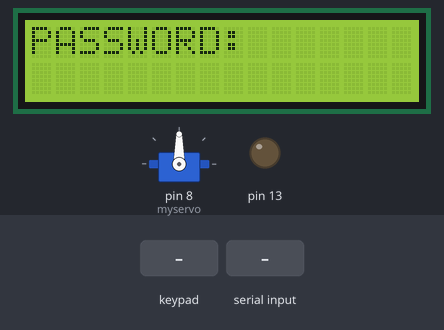
A sketch run on a simulated Arduino Uno, built with avr-gcc and run on an emulated ATmega328P. Shown: 16×2 character LCD, servo, output pins drawn as LEDs (lit = HIGH). The test bench sets the inputs (shaded band). What the sketch prints to the serial monitor is not drawn.

Above: at 1.2 s.
1.3 s: keypad keys 1 2 3 4 5 6 # pressed 0.4 s apart
At 4.8 s:
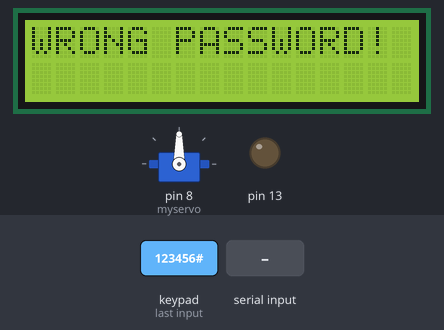
5.6 s: "o\n" received over the second serial link
At 6.9 s:
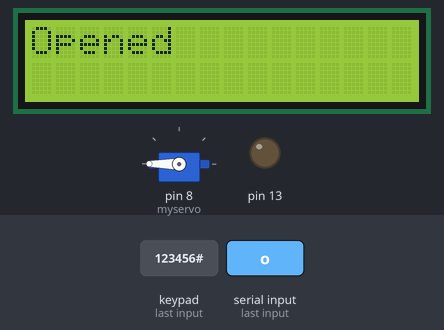
7.2 s: key 'A' pressed
At 8.0 s:
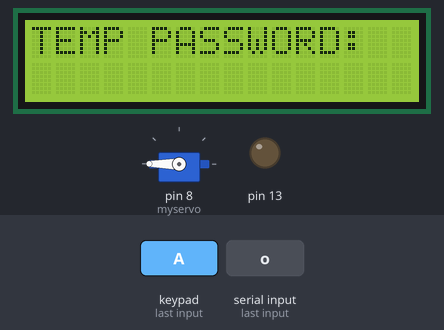
8.7 s: key 'C' pressed
At 9.5 s:
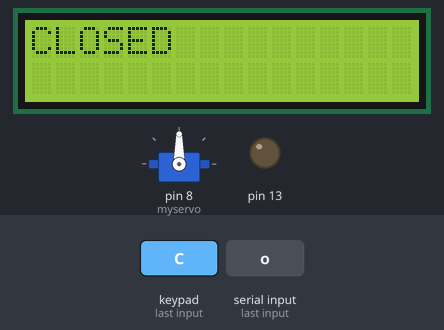
11.2 s: "l\n" received over the second serial link
At 11.5 s:
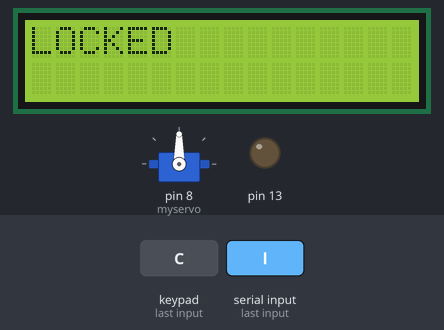
12.7 s: "u\n" received over the second serial link
At 13.5 s:
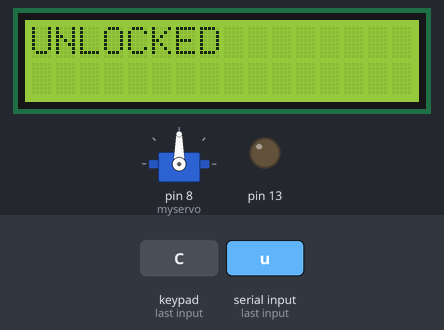
Timing chart, 0 to 15.7 s (numbered marks = the images above; inputs shaded):
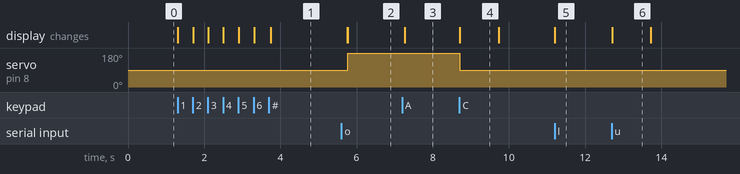

Measured:
- after the input at 1.3 s, the display: first changes at once (image 1 shows a later state)
- after the input at 5.6 s, servo on pin 8 (myservo): 90° → 180° after 0.17 s; the display: first differs from a run without the input after 0.17 s (image 2)
- after the input at 7.2 s, the display: changes after 0.06 s (image 3)
- after the input at 8.7 s, servo on pin 8 (myservo): 180° → 90° at once; the display: changes at once (image 4)
- after the input at 11.2 s, the display: changes at once (image 5)
- after the input at 12.7 s, the display: changes at once (image 6)
- what the display in image 4 shows lasts 1.0 s, from 8.7 s to 9.7 s

The sketch:

control_uno.ino
```cpp
#include <SoftwareSerial.h>
#include <Servo.h>
#include <Keypad.h>
#include <EEPROM.h>
#include <LiquidCrystal_I2C.h>
#include <Wire.h>

SoftwareSerial espSerial(3, 2);
String receivedString = "";

// Thiết lập cho LCD
LiquidCrystal_I2C lcd(0x27, 16, 2);

bool ESPconnectWifi = false;

bool isOpenedStored = false;  // Trạng thái cửa (mở hay đóng)
bool isLockedStored = false;  // Trạng thái khóa cửa (đã khóa hay chưa)
String passWordStored = "123456";
String tempPasswordStored = "";  // Mật khẩu tạm thời từ ESP8266

Servo myservo;
int pos = 0;

// Thiết lập cho keypad
const byte ROWS = 4;  // bốn hàng
const byte COLS = 4;  // bốn cột
char keys[ROWS][COLS] = {
  { '1', '2', '3', 'A' },
  { '4', '5', '6', 'B' },
  { '7', '8', '9', 'C' },
  { '*', '0', '#', 'D' }
};
byte rowPins[ROWS] = { 12, 11, 10, 9 };  // Chân cho các hàng
byte colPins[COLS] = { 7, 6, 5, 4 };     // Chân cho các cột
Keypad keypad = Keypad(makeKeymap(keys), rowPins, colPins, ROWS, COLS);

// Mật khẩu và trạng thái
char inputPassWord[7];
int posPassWord = 0;
bool checkPassWord = true;
bool checkStatus = false;
bool isTempPasswordMode = false;  // Cờ đánh dấu chế độ mật khẩu tạm thời

void setup() {
  Serial.begin(9600);
  espSerial.begin(4800);
  pinMode(3, INPUT);
  pinMode(2, OUTPUT);
  lcd.init();  // Khởi tạo LCD
  lcd.backlight();
  lcd.setCursor(0, 0);
  lcd.print("PASSWORD: ");
  lcd.setCursor(0, 1);

  myservo.attach(8);  // Gắn servo vào pin 8
  myservo.write(90);  // Đặt servo ở vị trí khóa (cửa đóng)
  pinMode(13, OUTPUT);
}

void loop() {

  receiveESPdata();  // Nhận dữ liệu từ ESP8266

  char key = keypad.getKey();  // Kiểm tra phím nhấn từ bàn phím
  if (key) {
    // Kiểm tra trạng thái cửa trước khi xử lý tín hiệu từ bàn phím
    if (key == 'C') {
      if (isOpenedStored) {  // Chỉ cho phép đóng cửa khi cửa đang mở
        closeDoor();
      } else {
        Serial.println("Cửa đã đóng rồi!");
      }
    } else if (key == '*') {
      lcd.clear();
      lcd.setCursor(0, 0);
      lcd.print("PASSWORD: ");
      lcd.setCursor(0, 1);
      memset(inputPassWord, 0, sizeof(inputPassWord));  // Reset mật khẩu nhập
      isTempPasswordMode = false;
      posPassWord = 0;
    } else if (key == 'A') {
      // Chuyển sang chế độ mật khẩu tạm thời
      isTempPasswordMode = !isTempPasswordMode;  // Chuyển đổi chế độ
      if (isTempPasswordMode) {
        Serial.println("Chế độ mật khẩu tạm thời đã kích hoạt. Nhập mật khẩu tạm thời mới.");
        lcd.clear();
        lcd.setCursor(0, 0);
        lcd.print("TEMP PASSWORD: ");
        lcd.setCursor(0, 1);
      } else {
        Serial.println("Chế độ mật khẩu tạm thời đã tắt.");
      }
    } else if (key == '#') {
      // Xử lý phím # để xác nhận mật khẩu (tùy vào chế độ)
      if (isTempPasswordMode) {
        processTempPassword();  // Xử lý xác nhận mật khẩu tạm thời
      } else {
        processPassword();  // Xử lý mật khẩu thường
      }
    } else {
      if (isLockedStored == false && isOpenedStored == false) {
        if (isTempPasswordMode) {
          handleTempPasswordInput(key);  // Xử lý nhập mật khẩu tạm thời
        } else {
          handleKeyInput(key);  // Xử lý nhập mật khẩu thường
        }
      }
    }
  }
}

// Các hàm xử lý khác
void processPassword() {
  String storedPassword = readPasswordFromEEPROM();  // Đọc từ EEPROM
  checkPassWord = true;

  if (storedPassword.length() != posPassWord) {
    checkPassWord = false;
  } else {
    for (int i = 0; i < posPassWord; i++) {
      if (storedPassword[i] != inputPassWord[i]) {
        checkPassWord = false;
        break;
      }
    }
  }

  if (checkPassWord && !checkStatus) {
    openDoor();
  } else {
    Serial.println("Mật khẩu sai!");  // In ra thông báo mật khẩu sai
    displayWrongPassword();
  }
}
void displayWrongPassword() {
  lcd.clear();
  lcd.setCursor(0, 0);
  lcd.print("WRONG PASSWORD!");
  delay(2000);
  lcd.clear();
  lcd.setCursor(0, 0);
  lcd.print("PASSWORD: ");
  lcd.setCursor(0, 1);
  memset(inputPassWord, 0, sizeof(inputPassWord));  // Reset input
  posPassWord = 0;
}

void handleKeyInput(char key) {
  if (posPassWord < sizeof(inputPassWord) - 1) {  // Đảm bảo không vượt quá kích thước mảng
    inputPassWord[posPassWord] = key;
    posPassWord++;
    lcd.setCursor(posPassWord - 1, 1);  // Set cursor to the next position
    lcd.print('*');                     // Display the entered key
  }
}

void handleTempPasswordInput(char key) {
  if (posPassWord < sizeof(inputPassWord) - 1) {  // Đảm bảo không vượt quá kích thước mảng
    inputPassWord[posPassWord] = key;             // Nhập mật khẩu tạm thời
    posPassWord++;
    lcd.setCursor(posPassWord - 1, 1);  // Set cursor to the next position
    lcd.print('*');                     // Display the entered key
  }
}

void processTempPassword() {
  if (tempPasswordStored == String(inputPassWord)) {  // So sánh với mật khẩu tạm thời
    Serial.println("Mật khẩu tạm thời chính xác. Mở cửa...");
    openDoor();  // Mở cửa nếu mật khẩu tạm thời đúng
  } else {
    displayWrongPassword();
    Serial.println("Mật khẩu tạm thời sai.");
  }

  // Reset mật khẩu nhập và thoát chế độ mật khẩu tạm thời
  memset(inputPassWord, 0, sizeof(inputPassWord));
  posPassWord = 0;
  isTempPasswordMode = false;
}

void receiveESPdata() {
  while (espSerial.available() > 0) {
    char receivedChar = espSerial.read();
    if (receivedChar == '\n') {  // Nhận được ký tự kết thúc
      receivedString.trim();
      processReceivedData(receivedString);  // Xử lý dữ liệu nhận được
      Serial.print("Nhận được: ");
      Serial.println(receivedString);  // In ra chuỗi nhận được
      receivedString = "";             // Xóa chuỗi để chuẩn bị nhận chuỗi mới
    } else {
      receivedString += receivedChar;  // Thêm ký tự vào chuỗi
    }
  }
}

// Hàm xử lý chuỗi nhận được từ ESP8266
void processReceivedData(String data) {
  if (data == "o") {
    if (!isOpenedStored) {  // Chỉ mở cửa nếu cửa chưa mở
      openDoor();
    } else {
      Serial.println("Cửa đã mở rồi!");
    }
  } else if (data == "c") {
    if (isOpenedStored) {  // Chỉ đóng cửa nếu cửa đang mở
      closeDoor();
    } else {
      Serial.println("Cửa đã đóng rồi!");
    }
  } else if (data == "l") {
    if (!isLockedStored) {  // Chỉ khóa cửa nếu cửa chưa bị khóa
      isLockedStored = true;
      lookDoor();
    } else {
      Serial.println("Cửa đã bị khóa rồi!");
    }
  } else if (data == "u") {
    if (isLockedStored) {  // Chỉ mở khóa cửa nếu cửa đang bị khóa
      isLockedStored = false;
      unlockDoor();
    } else {
      Serial.println("Cửa đã mở khóa rồi!");
    }
  } else if (data.startsWith("p")) {  // Cập nhật mật khẩu từ ESP
    String newPassword = data.substring(1);

    savePasswordToEEPROM(newPassword);  // Lưu vào EEPROM
    Serial.print("Mật khẩu đã được cập nhật: ");
    Serial.println(newPassword);


  } else if (data.startsWith("t")) {         // Kiểm tra tín hiệu bắt đầu với 't'
    tempPasswordStored = data.substring(1);  // Lấy chuỗi sau 't' làm tempPasswordStored
    Serial.print("Mật khẩu tạm thời được cập nhật: ");
    Serial.println(tempPasswordStored);
  } else if (data == "yw") {
    ESPconnectWifi = true;
    Serial.println("Thằng esp đang kết nối internet");
  } else if (data == "nw") {
    ESPconnectWifi = false;
    Serial.println("Thằng esp đang ko kết nối internet");
  } else {
    Serial.println("Dữ liệu nhận không hợp lệ.");
  }
}

void savePasswordToEEPROM(String password) {
  for (int i = 0; i < password.length(); i++) {
    EEPROM.write(i, password[i]);  // Lưu từng ký tự vào EEPROM
  }
  EEPROM.write(password.length(), '\0');  // Đánh dấu kết thúc chuỗi
  Serial.println("Mật khẩu đã lưu vào EEPROM.");
}

String readPasswordFromEEPROM() {
  String password = "";
  char ch;
  for (int i = 0; i < EEPROM.length(); i++) {
    ch = EEPROM.read(i);
    if (ch == '\0') break;  // Kết thúc chuỗi
    password += ch;
  }
  return password;
}

void openDoor() {
  if (isLockedStored) {  // Kiểm tra xem cửa có bị khóa không
    Serial.println("Cửa đã bị khóa! Vui lòng mở khóa trước khi mở.");
  } else {
    Serial.println("Cửa đã được mở");
    myservo.write(180);  // Mở cửa
    lcd.clear();
    lcd.setCursor(0, 0);
    lcd.print("Opened");
    espSerial.println('o');
    isOpenedStored = true;  // Đánh dấu cửa đã mở

    // Xoá mật khẩu nhập sau khi mở cửa
    memset(inputPassWord, 0, sizeof(inputPassWord));  // Reset mật khẩu nhập
    posPassWord = 0;                                  // Reset vị trí mật khẩu
  }
}

void closeDoor() {
  Serial.println("Cửa đã đóng");
  myservo.write(90);  // Đóng cửa
  lcd.clear();
  lcd.setCursor(0, 0);
  lcd.print("CLOSED");
  delay(1000);
  lcd.clear();
  lcd.setCursor(0, 0);
  lcd.print("PASSWORD: ");
  lcd.setCursor(0, 1);
  espSerial.println('c');
  isOpenedStored = false;  // Đánh dấu cửa đã đóng
}

void lookDoor() {
  Serial.println("Cửa đã bị khóa");
  isLockedStored = true;
  lcd.clear();
  lcd.setCursor(0, 0);
  lcd.print("LOCKED");
}

void unlockDoor() {
  Serial.println("Cửa đã mở khóa");
  isLockedStored = false;
  lcd.clear();
  lcd.setCursor(0, 0);
  lcd.print("UNLOCKED");
  delay(1000);
  lcd.clear();
  lcd.setCursor(0, 0);
  lcd.print("PASSWORD: ");
  lcd.setCursor(0, 1);
}
```
